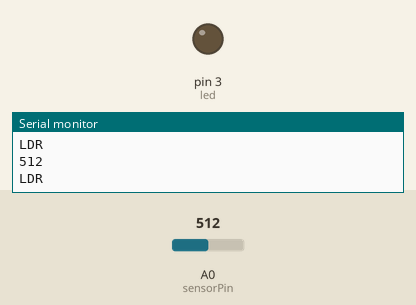
Recording of a sketch running on a simulated Arduino Uno, built with avr-gcc and run on an emulated ATmega328P. Shown: output pins drawn as LEDs (lit = HIGH), the last lines printed to the serial monitor. The inputs (shaded band) are chosen by the test bench; at power-on: A0 (sensorPin) = 512.

Above: at 1.2 s.
1.3 s: A0 (sensorPin) set to 154
2.8 s: A0 (sensorPin) set to 127
At 3.1 s:
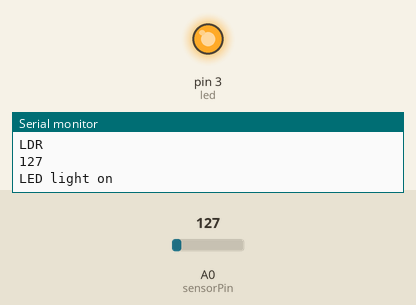
4.3 s: A0 (sensorPin) set to 150
At 5.9 s:
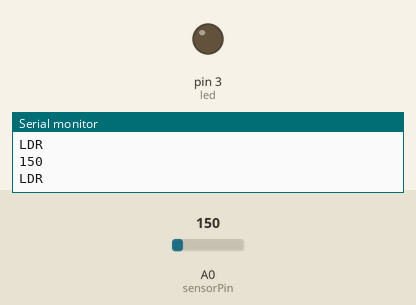
6.3 s: A0 (sensorPin) set to 130
At 6.9 s:
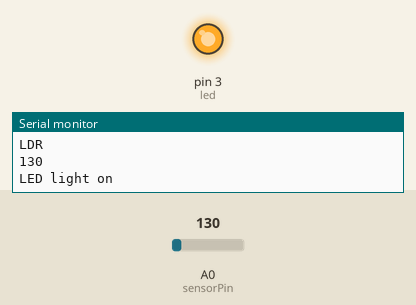
Timing chart, 0 to 8.8 s (numbered marks = the images above; inputs shaded):
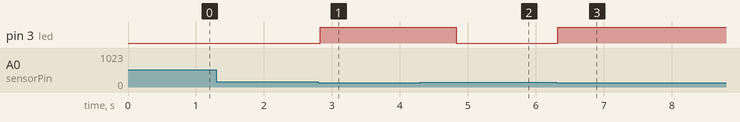

Measured:
- the behaviour switches between 140 and 139 on A0 (sensorPin) (found by bisection; images 0 and 1)
- after the input at 2.8 s, pin 3 (led): LOW → HIGH at once
- after the input at 4.3 s, pin 3 (led): HIGH → LOW after 0.53 s
- after the input at 6.3 s, pin 3 (led): LOW → HIGH at once

The sketch:

AutoStreetLamp.ino
```cpp
 #include <SoftwareSerial.h>

int sensorPin = A0; // select the input pin for the LDR

int sensorValue = 0; // variable to store the value coming from the sensor

int led = 3;

void setup()
{
  pinMode(led, OUTPUT);
  Serial.begin(9600);
}

void loop()

{

Serial.println("LDR");

sensorValue = analogRead(sensorPin);

Serial.println(sensorValue);

if (sensorValue < 140)

{

Serial.println("LED light on");

digitalWrite(led,HIGH);

delay(1000);

}
else
{
  digitalWrite(led,LOW);
}
//delay(sensorValue);

}
```
